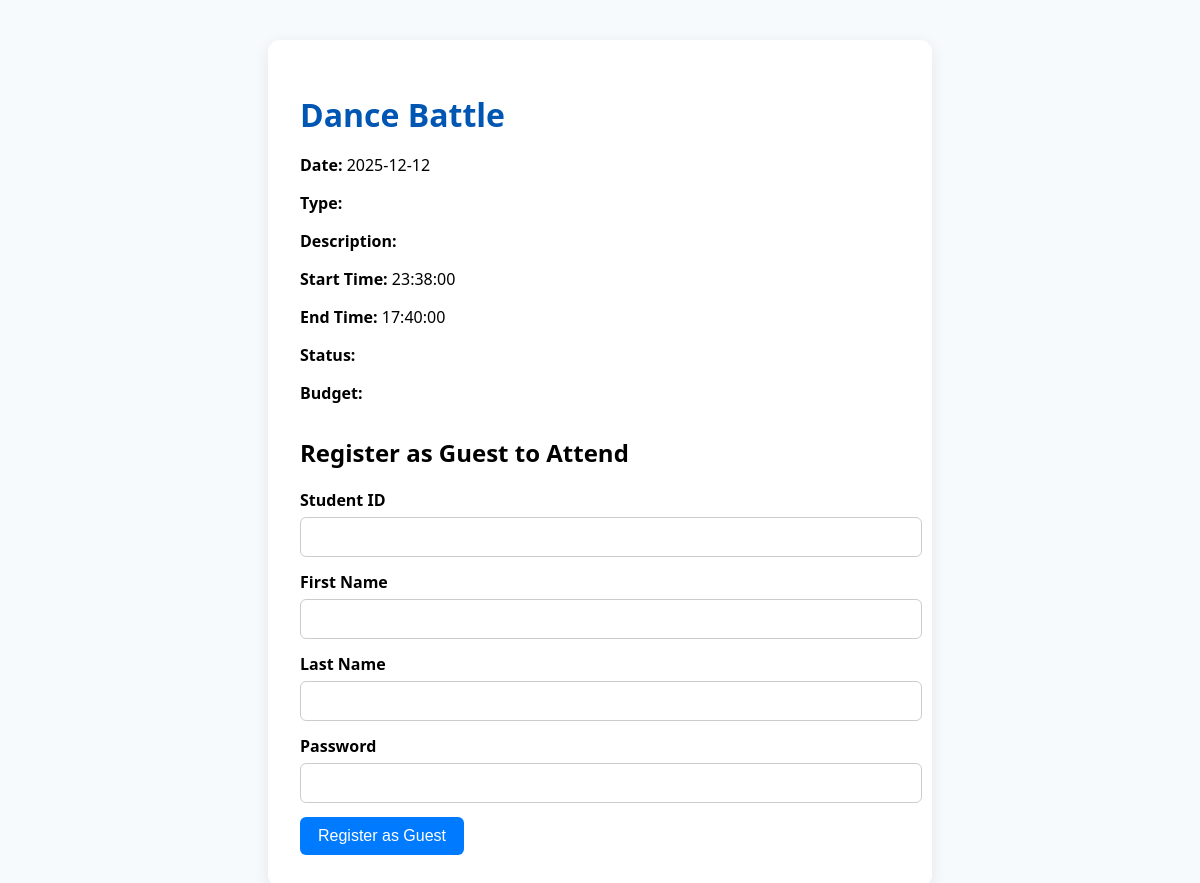
The app's page /event_info.php?event_id=506 with its own data.
### tables this page shows
CREATE TABLE `events` (
  `event_id` int(11) NOT NULL,
  `club_id` int(11) DEFAULT NULL,
  `title` varchar(100) DEFAULT NULL,
  `event_type` varchar(50) DEFAULT NULL,
  `event_date` date DEFAULT NULL,
  `start_time` time DEFAULT NULL,
  `end_time` time DEFAULT NULL,
  `approval_status` varchar(20) DEFAULT NULL,
  `total_budget` decimal(10,2) DEFAULT NULL
);

### event_info.php (the view, shortened to what this page needs)
<?php
include 'connection.php';
$event_id = isset($_GET['event_id']) ? (int)$_GET['event_id'] : 0;
$event_res = mysqli_query($conn, "SELECT * FROM events WHERE event_id = $event_id");
$event = mysqli_fetch_assoc($event_res);
?>
<!DOCTYPE html>
<html>
<head>
</head>
<body>
<div class="container">
    <h1><?php echo htmlspecialchars($event['title'] ?? 'Event Info'); ?></h1>
    <p><strong>Date:</strong> <?php echo htmlspecialchars($event['event_date'] ?? ''); ?></p>
    <p><strong>Type:</strong> <?php echo htmlspecialchars($event['type'] ?? ''); ?></p>
    <p><strong>Description:</strong> <?php echo htmlspecialchars($event['description'] ?? ''); ?></p>
    <p><strong>Start Time:</strong> <?php echo htmlspecialchars($event['start_time'] ?? ''); ?></p>
    <p><strong>End Time:</strong> <?php echo htmlspecialchars($event['end_time'] ?? ''); ?></p>
    <p><strong>Status:</strong> <?php echo htmlspecialchars($event['status'] ?? ''); ?></p>
    <p><strong>Budget:</strong> <?php echo htmlspecialchars($event['budget'] ?? ''); ?></p>
    <div class="guest-form">
        <h2>Register as Guest to Attend</h2>
        <form method="post">
            <label for="student_id">Student ID</label>
            <input type="text" name="student_id" id="student_id" required>
            <label for="first_name">First Name</label>
            <input type="text" name="first_name" id="first_name" required>
            <label for="last_name">Last Name</label>
            <input type="text" name="last_name" id="last_name" required>
            <label for="password">Password</label>
            <input type="password" name="password" id="password" required>
            <button type="submit">Register as Guest</button>
        </form>
    </div>
</div>
</body>
</html>

### event_info.php (style rules this page uses)
body { font-family: 'Segoe UI', Tahoma, Geneva, Verdana, sans-serif; background: #f7fafc; margin: 0; padding: 0; }
.container { max-width: 600px; margin: 40px auto; background: #fff; border-radius: 12px; box-shadow: 0 4px 16px rgba(0,0,0,0.08); padding: 32px; }
h1 { color: #0056b3; margin-bottom: 18px; }
.guest-form { margin-top: 32px; }
label { font-weight: 600; margin-bottom: 6px; display: block; }
input[type="text"], input[type="password"] { width: 100%; padding: 10px; margin-bottom: 14px; border-radius: 6px; border: 1.5px solid #ccc; font-size: 1rem; }
button { background: #007BFF; color: #fff; border: none; padding: 10px 18px; border-radius: 6px; font-size: 1rem; cursor: pointer; }

### records on screen
events: title "Dance Battle", event_date "2025-12-12", start_time "23:38:00", end_time "17:40:00"
